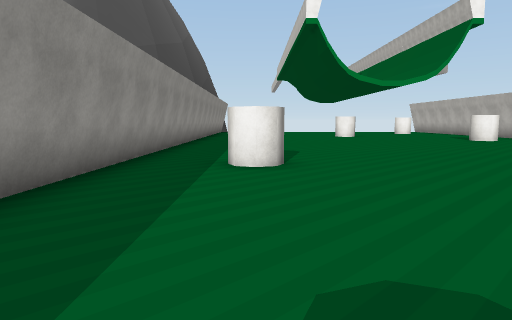
View 1 (above)

19 first-person views from a walk through a 3-D level made in the Unity game engine. The camera is 1.5 m above the floor, tilts 6° down and sees 70° across. The floor is counted in squares, 2 m on a side. Each view is taken from the middle of a square. On the plan, view 1 faces up. The plan holds only what a view shows up to about 11 squares ahead; the rest is blank. The place goes on beyond the plan. The player character is not drawn. Some surface patterns are stand-ins.

View 2
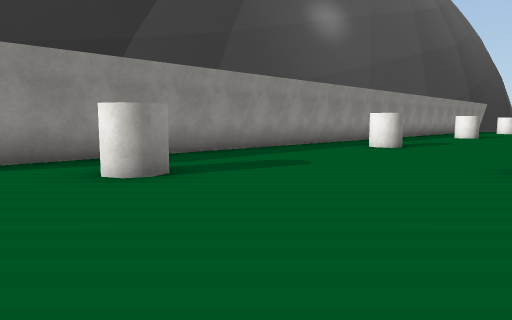

View 3
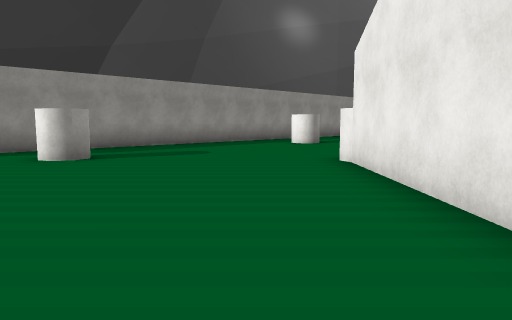

View 4
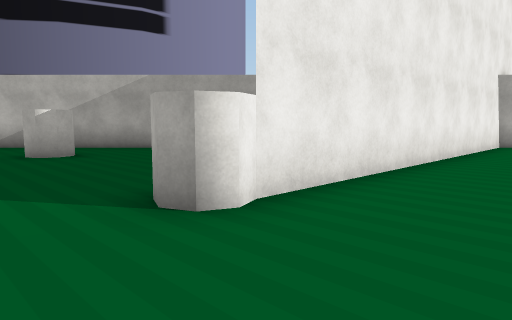

View 5
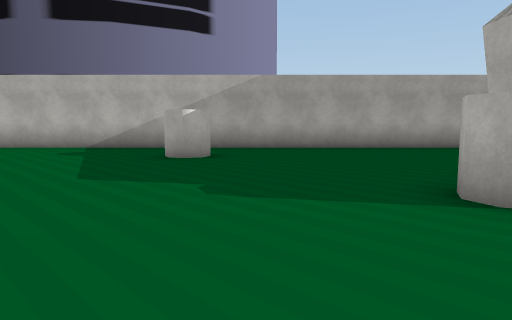

View 6
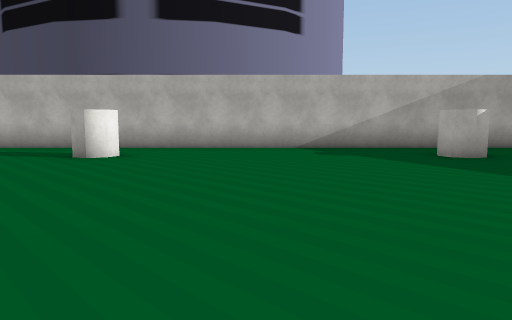

View 7
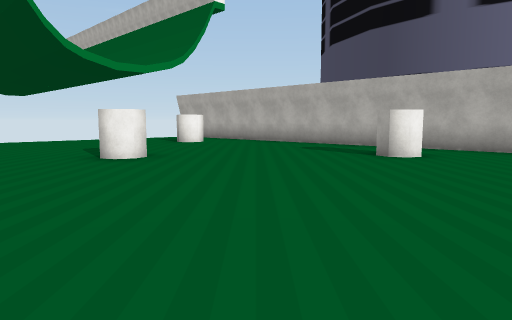

View 8
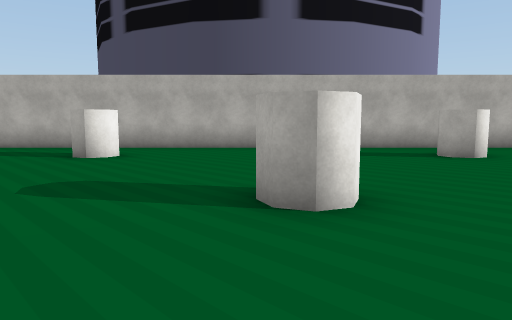

View 9
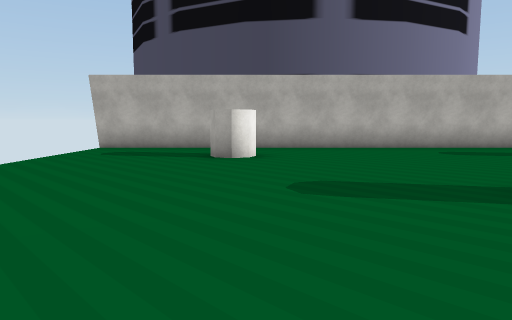

View 10
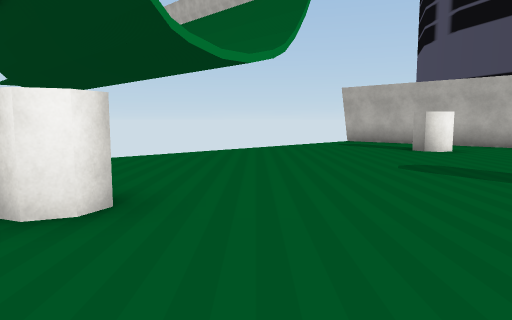

View 11
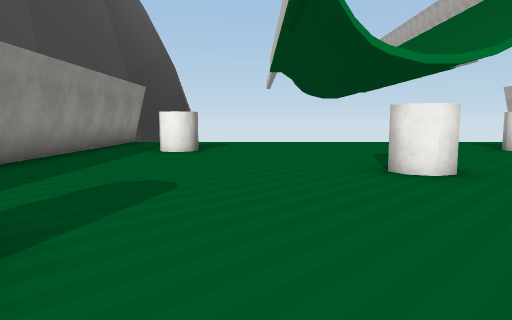

View 12
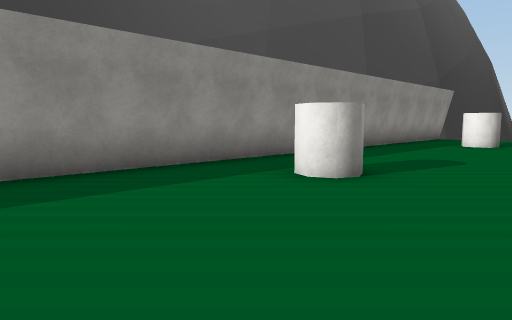

View 13
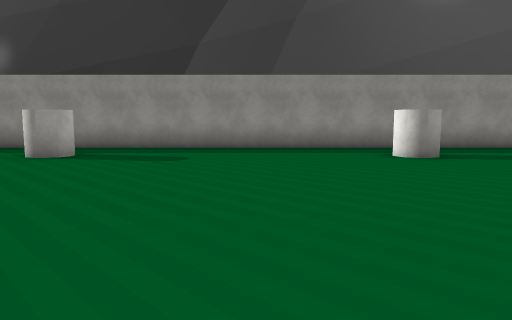

View 14
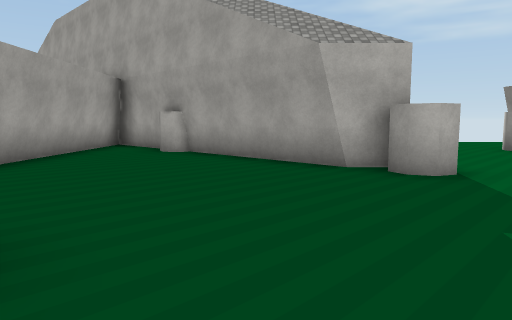

View 15
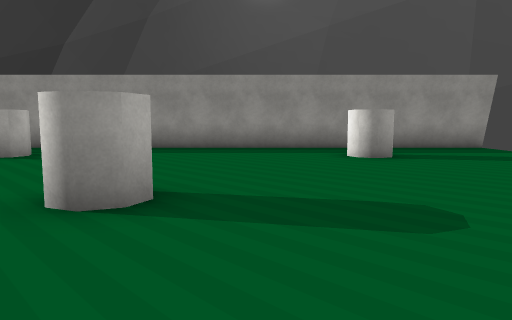

View 16
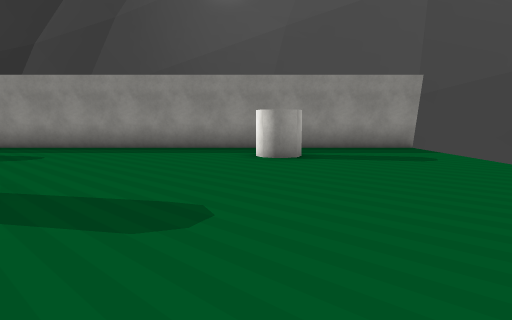

View 17
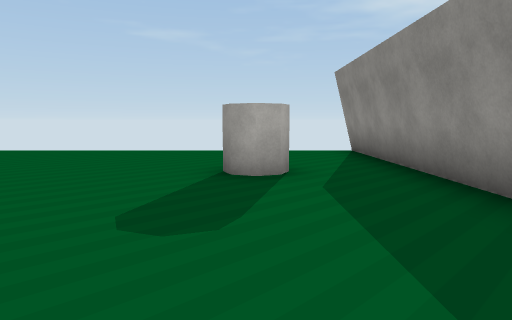

View 18
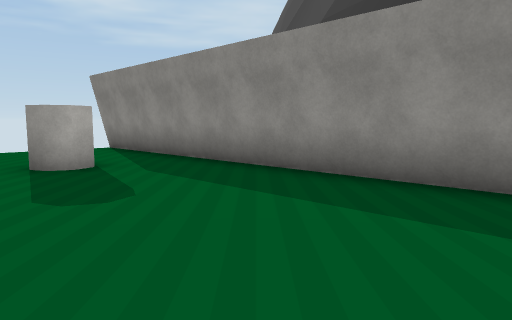

View 19
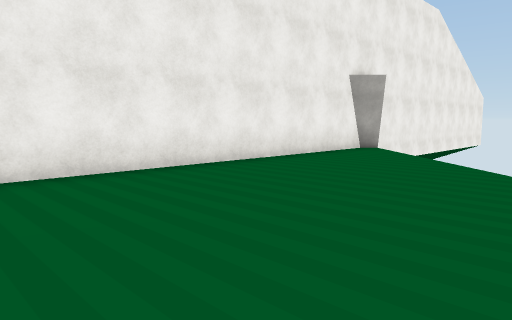

### Floor plan
Points are (right, up) in squares from view 1. A wall is a line through its corners. A room is listed if a view was taken in it or the views show most of it. See-through windows are left out.
Room 1 (views 1, 2, 3, 4, 5, 6, 7, 8, 9, 10, 11, 12, 13, 14, 15, 16, 17, 18, 19)
walls: (0, 7) (0.4, 6.9) (0.5, 6.5) (0.4, 6.1) (0, 6) (-0.4, 6.2); (-0.4, 14.8) (0, 15) (0.4, 14.9) (0.5, 14.5) (0.4, 14.1) (0, 14) (-0.4, 14.2); (9.1, 14) (8.6, 14.1) (8.5, 14.5) (8.6, 14.8) (9, 15) (9.4, 14.8); (4.5, 18) (4.1, 18.1) (4, 18.5) (4.1, 18.9) (4.5, 19) (4.9, 18.9) (5, 18.5) (4.9, 18.1) (4.5, 18); (9.4, 6.2) (9, 6) (8.6, 6.1) (8.5, 6.5) (8.6, 6.8) (9, 7) (9.4, 6.8); (4.8, 2) (5.6, 2) (8.8, -1.2); (9, 22) (8.6, 22.1) (8.5, 22.5) (8.6, 22.8) (9.1, 23); (0, 23) (0.4, 22.9) (0.5, 22.5) (0.4, 22.1) (0, 22) (-0.4, 22.2); (9, -1) (9.4, -1.2); (-0.5, -1.5) (-0.4, -1.1) (0, -1) (0.4, -1.1) (0.5, -1.5) (0.4, -1.9) (0, -2); (9.5, -1.9) (10.7, -3.1); (11.4, -3.1) (11.4, 26.5); (-2.4, 26.6) (-2.4, -5.5); (11.4, -5.6) (11.4, -4.9) (4.5, 2) (4.1, 2.1) (4, 2.5) (4.1, 2.9) (4.5, 3) (4.8, 2.9) (5, 2.4)

Where each view was taken, in squares from view 1:
view 1: 0 up, 0 right, facing up
view 2: 4 down, 5 right, facing up-left
view 3: 4 down, 8 right, facing up-left
view 4: 2 up, 1 right, facing right
view 5: 5 up, 1 right, facing right
view 6: 11 up, 1 right, facing right
view 7: 11 up, 1 right, facing up-right
view 8: 19 up, 1 right, facing right
view 9: 22 up, 1 right, facing right
view 10: 19 up, 1 left, facing up-right
view 11: 13 up, 2 right, facing up
view 12: 10 up, 3 right, facing up-left
view 13: 11 up, 8 right, facing left
view 14: 8 up, 7 right, facing down
view 15: 20 up, 8 right, facing left
view 16: 22 up, 8 right, facing left
view 17: 4 up, 0 right, facing down
view 18: 5 up, 2 right, facing down-left
view 19: 2 down, 1 right, facing right
